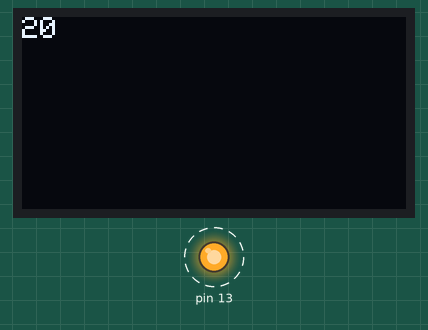
Simulated run of this sketch. Board: Arduino Uno, built with avr-gcc and run on an emulated ATmega328P. On the bench: 128×64 one-colour display, output pins drawn as LEDs (lit = HIGH). Dashed ring = blinking. The display library's start-up logo is not drawn; what the sketch prints to the serial monitor is not drawn.

Above: at 21.15 s.
Timing chart, 0 to 40.0 s (numbered marks = the images above):
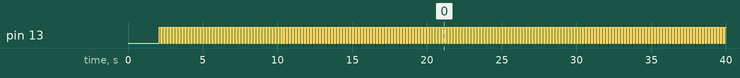

Measured:
- by itself, pin 13: alternates HIGH for 0.10 s and LOW for 0.10 s

The sketch:

2_oled_multitache.ino
```cpp
#include <SPI.h>
#include <Wire.h>
#include <Adafruit_GFX.h>
#include <Adafruit_SSD1306.h>

#define OLED_RESET 4
Adafruit_SSD1306 display(OLED_RESET);

#define MAX_WAIT_FOR_TIMER 4
unsigned int waitFor(int timer, unsigned long period){
  static unsigned long waitForTimer[MAX_WAIT_FOR_TIMER];
  unsigned long newTime = micros() / period;              // numéro de la période modulo 2^32
  int delta = newTime - waitForTimer[timer];              // delta entre la période courante et celle enregistrée
  if ( delta < 0 ) delta += 1 + (0xFFFFFFFF / period);    // en cas de dépassement du nombre de périodes possibles sur 2^32
  if ( delta ) waitForTimer[timer] = newTime;             // enregistrement du nouveau numéro de période
  return delta;
}

//--------- définition de la tache Led

struct Led_st {
  int timer;                                              // numéro de timer utilisé par WaitFor
  unsigned long period;                                             // periode de clignotement
  int pin;                                                // numéro de la broche sur laquelle est la LED
  int etat;                                               // etat interne de la led
};

void setup_Led( struct Led_st * ctx, int timer, unsigned long period, byte pin) {
  ctx->timer = timer;
  ctx->period = period;
  ctx->pin = pin;
  ctx->etat = 0;
  pinMode(pin,OUTPUT);
  digitalWrite(pin, ctx->etat);
}

void loop_Led(struct Led_st * ctx) {
  if (!waitFor(ctx->timer, ctx->period)) return;          // sort s'il y a moins d'une période écoulée
  digitalWrite(ctx->pin,ctx->etat);                       // ecriture
  ctx->etat = 1 - ctx->etat;                              // changement d'état
}

struct Oled_st {
  int timer;
  unsigned long period;
  int cpt;
};

void setup_Oled(struct Oled_st *ctx, int timer, unsigned long period)
{
  display.begin(SSD1306_SWITCHCAPVCC, 0x3C);
  display.display();
  delay(2000);
  display.clearDisplay();
  display.setTextSize(1);
  display.setTextColor(WHITE);
  ctx->timer = timer;
  ctx->period = period;
  ctx->cpt = 0;
}

void loop_Oled(struct Oled_st *ctx)
{
  if(!waitFor(ctx->timer,ctx->period)) return;
  ctx->cpt += 1;
  display.setCursor(0,0);
  display.println(ctx->cpt);
  display.display();
  display.clearDisplay();
}

//--------- definition de la tache Mess

struct Mess_st {
  int timer;                                              // numéro de timer utilisé par WaitFor
  unsigned long period;                                             // periode d'affichage
  char mess[20];
} Mess_t ;

void setup_Mess(struct Mess_st * ctx, int timer, unsigned long period, const char * mess) {
  ctx->timer = timer;
  ctx->period = period;
  strcpy(ctx->mess, mess);
  Serial.begin(9600);                                     // initialisation du débit de la liaison série
}

void loop_Mess(struct Mess_st *ctx) {
  if (!(waitFor(ctx->timer,ctx->period))) return;         // sort s'il y a moins d'une période écoulée
  Serial.println(ctx->mess);                              // affichage du message
}

//--------- Déclaration des tâches

struct Led_st Led1;
struct Mess_st Mess1, Mess2;
struct Oled_st Oled;

void setup() {
  // put your setup code here, to run once:
  Serial.begin(9600);

  setup_Led(&Led1, 0, 100000, 13);                        // Led est exécutée toutes les 100ms
  setup_Mess(&Mess1, 1, 1000000, "au revoir");              // Mess est exécutée toutes les secondes
  setup_Mess(&Mess2, 2, 1500000, "merci");              // Mess est exécutée toutes les secondes
  setup_Oled(&Oled, 3, 1000000);
}

void loop() {
  // put your main code here, to run repeatedly:

  loop_Led(&Led1);
  loop_Mess(&Mess1);
  loop_Mess(&Mess2);
  loop_Oled(&Oled);
}
```
